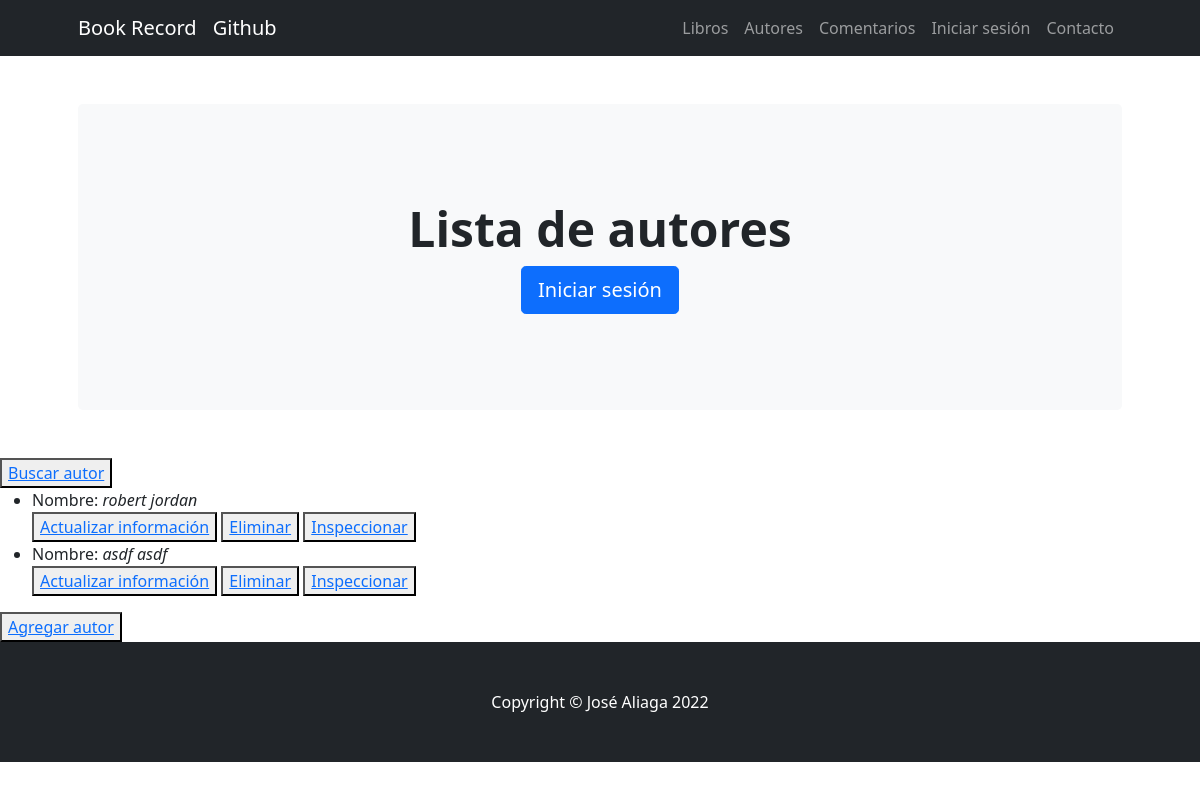
The page /author/list/ on the database as committed earlier.
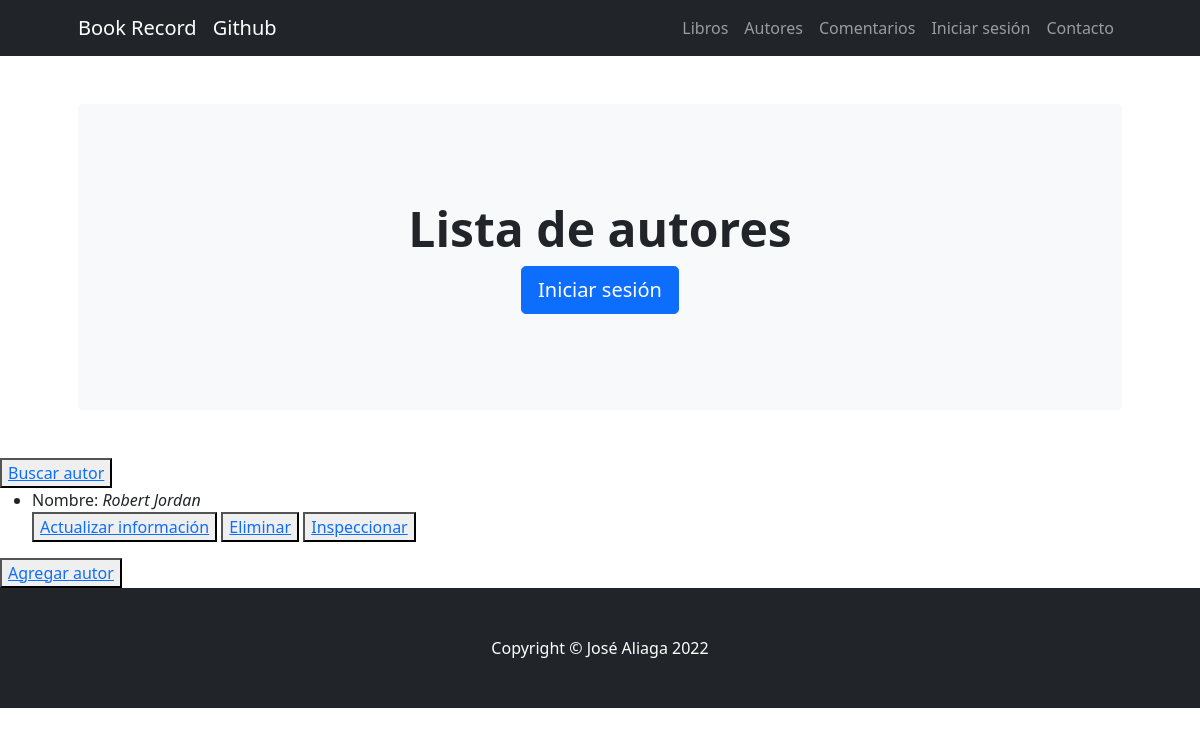
The same page on the database as committed later.
### BookRecord/models.py (models this page shows, shortened)
class Author(models.Model):
    name = models.CharField(max_length=40)
    lastname = models.CharField(max_length=40)
    book = models.CharField(max_length=40)
    wiki = models.CharField(max_length=40)
    genre = models.CharField(max_length=40)

### BookRecord/views.py (the view)
# urls.py: path('author/list/', views.View_authors.as_view(), name='list_authors'),
class View_authors(ListView):
    model = Author
    template_name = 'BookRecord/author_list.html'

### BookRecord/template/BookRecord/author_list.html
{% extends "BookRecord/template.html" %}
{% load static %}
{% block changing_content  %}
<header class="py-5">
    <div class="container px-lg-5">
        <div class="p-4 p-lg-5 bg-light rounded-3 text-center">
            <div class="m-4 m-lg-5">
              <h1 class="display-5 fw-bold">Lista de autores</h1>
                {% if not request.user.is_authenticated %}
                  <a class="btn btn-primary btn-lg" href="{% url 'login' %}">Iniciar sesión</a>
                {% endif %}
            </div>
        </div>
    </div>
</header>
  <button><a href="{% url 'search_author' %}">Buscar autor</a></button>
  <ul>
    {% for i in object_list %}
    <li>
      Nombre: <i>{{i.name}} {{i.lastname}}</i>
      <div>
        <button><a href="{% url 'update_author' i.id %}">Actualizar información</a></button>
        <button><a href="{% url 'delete_author' i.id %}">Eliminar</a></button>
        <button><a href="{% url 'detail_author' i.id %}">Inspeccionar</a></button>
      </div>
    </li>
    {% endfor %}
  </ul>
  <button><a href="{% url 'create_author' %}">Agregar autor</a></button>
{% endblock %}

### BookRecord/template/BookRecord/template.html (shortened to what this page needs)
<!DOCTYPE html>
<html lang="en">
    <head>
        {% load static %}
        <link href="https://cdn.jsdelivr.net/npm/bootstrap-icons@1.4.1/font/bootstrap-icons.css" rel="stylesheet" />
        <link href="{% static 'BookRecord/css/styles.css' %}" rel="stylesheet" />
    </head>
    <body>
        <nav class="navbar navbar-expand-lg navbar-dark bg-dark">
            <div class="container px-lg-5">
                <a class="navbar-brand" href="{% url 'home' %}">Book Record</a>
                <a class="navbar-brand" href="https://github.com/jaliagag/cleaned_django" target="_blank">Github</a>
                <div class="collapse navbar-collapse" id="navbarSupportedContent">
                    <ul class="navbar-nav ms-auto mb-2 mb-lg-0">
                      <li class="nav-item"><a class="nav-link" href="{% url 'list_books' %}">Libros</a></li>
                      <li class="nav-item"><a class="nav-link" href="{% url 'list_authors' %}">Autores</a></li>
                      <li class="nav-item"><a class="nav-link" href="{% url 'home' %}">Comentarios</a></li>
                      {% if not request.user.is_authenticated %}
                      <li class="nav-item"><a class="nav-link" href="{% url 'login' %}">Iniciar sesión</a></li>
                      {% endif %}
                        <li class="nav-item"><a class="nav-link" href="#!">Contacto</a></li>
                    </ul>
                </div>
            </div>
        </nav>
          {% block changing_content %}
          {% endblock %}
        <footer class="py-5 bg-dark">
            <div class="container"><p class="m-0 text-center text-white">Copyright &copy; José Aliaga 2022</p></div>
        </footer>
    </body>
</html>

Rows that differ between the two databases and show on the page:
removed Author: name "robert", lastname "jordan"
removed Author: name "asdf", lastname "asdf"
added Author: name "Robert", lastname "Jordan"
